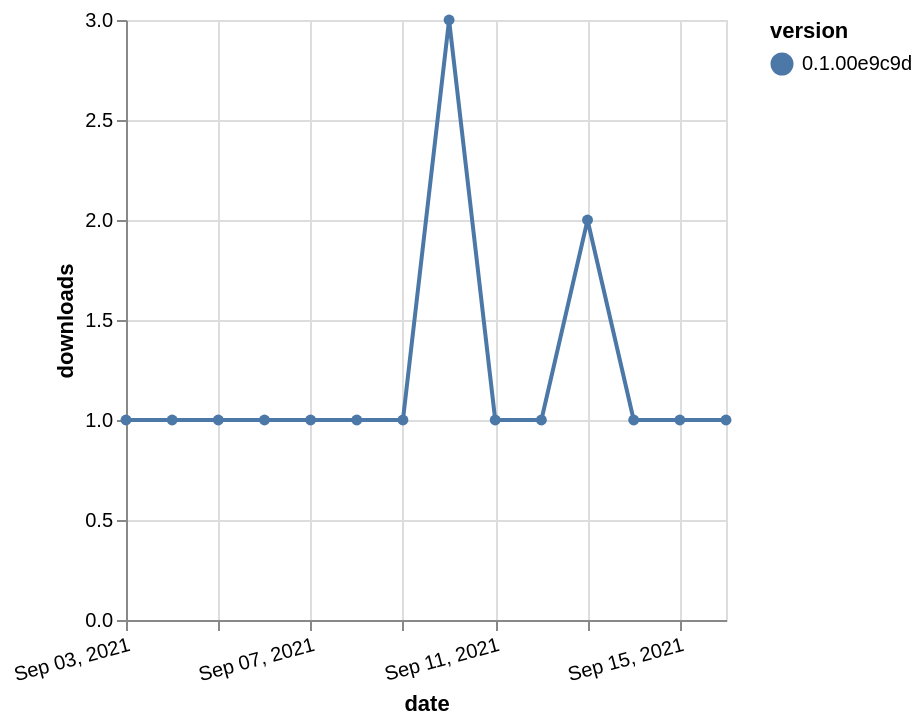

Here is the Vega-Lite specification saved for this chart:
### Vega-Lite specification from a JSON file in a GitHub repository (floating-point values rounded to 4 significant figures)
{"$schema": "https://vega.github.io/schema/vega-lite/v5.json", "description": "A simple bar chart with embedded data.", "data": {"values": [{"date": "2021-09-03", "total": 151, "delta": 1, "version": "0.1.00e9c9d"}, {"date": "2021-09-04", "total": 152, "delta": 1, "version": "0.1.00e9c9d"}, {"date": "2021-09-05", "total": 153, "delta": 1, "version": "0.1.00e9c9d"}, {"date": "2021-09-06", "total": 154, "delta": 1, "version": "0.1.00e9c9d"}, {"date": "2021-09-07", "total": 155, "delta": 1, "version": "0.1.00e9c9d"}, {"date": "2021-09-08", "total": 156, "delta": 1, "version": "0.1.00e9c9d"}, {"date": "2021-09-09", "total": 157, "delta": 1, "version": "0.1.00e9c9d"}, {"date": "2021-09-10", "total": 160, "delta": 3, "version": "0.1.00e9c9d"}, {"date": "2021-09-11", "total": 161, "delta": 1, "version": "0.1.00e9c9d"}, {"date": "2021-09-12", "total": 162, "delta": 1, "version": "0.1.00e9c9d"}, {"date": "2021-09-13", "total": 164, "delta": 2, "version": "0.1.00e9c9d"}, {"date": "2021-09-14", "total": 165, "delta": 1, "version": "0.1.00e9c9d"}, {"date": "2021-09-15", "total": 166, "delta": 1, "version": "0.1.00e9c9d"}, {"date": "2021-09-16", "total": 167, "delta": 1, "version": "0.1.00e9c9d"}]}, "width": "container", "mark": {"type": "line", "point": {"filled": true}}, "encoding": {"x": {"field": "date", "type": "temporal", "timeUnit": "yearmonthdate", "title": "date", "axis": {"labelAngle": -15}}, "y": {"field": "delta", "type": "quantitative", "title": "downloads"}, "color": {"field": "version", "type": "nominal"}, "tooltip": {"field": "delta"}}}
